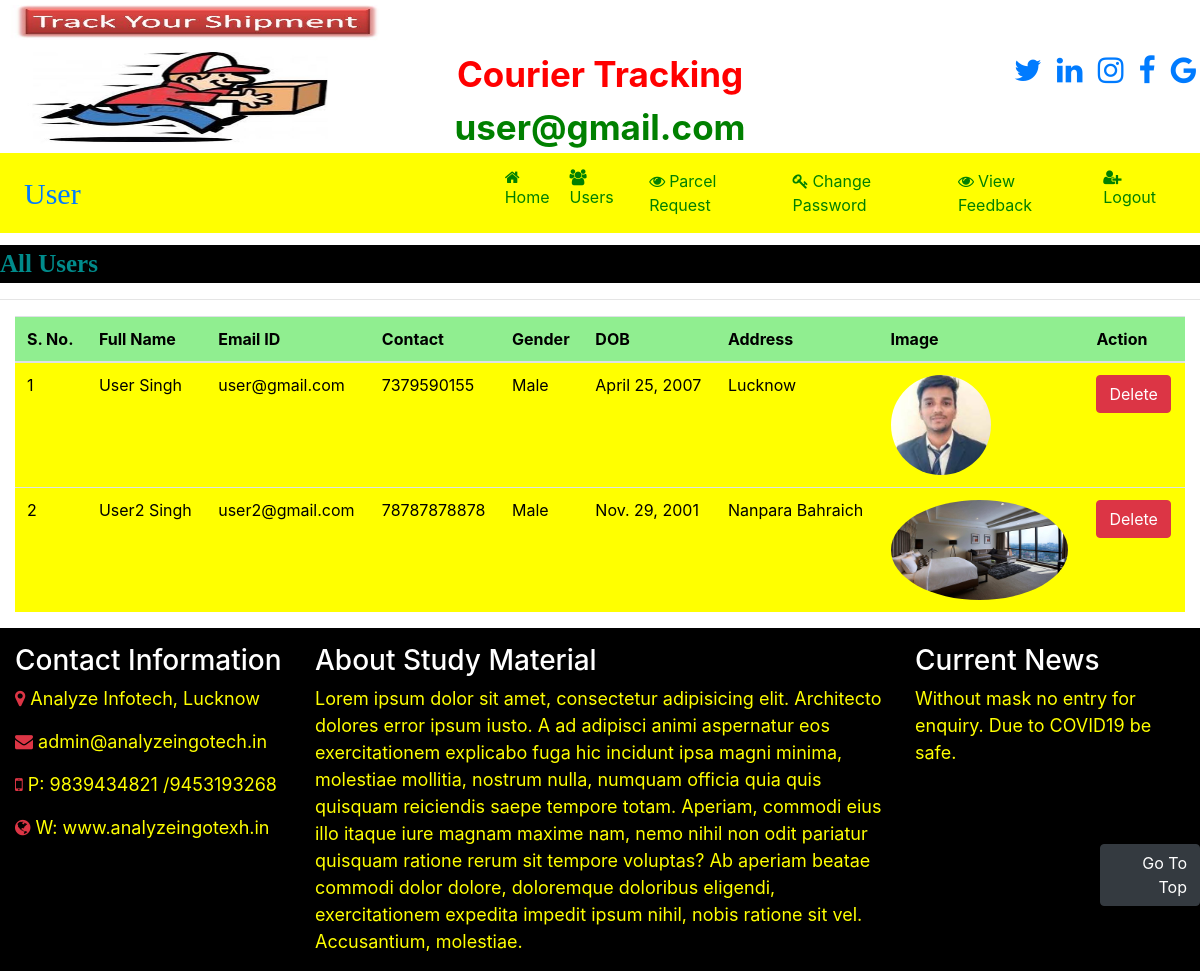
/view_users (signed in), run on the app's committed database.
### courier/models.py (models this page shows, shortened)
class Signup(models.Model):
    user=models.ForeignKey(User,on_delete=models.CASCADE)
    mobile = models.CharField(max_length=20,null=True)
    image = models.FileField(null=True)
    gender = models.CharField(max_length=10,null=True)
    dob = models.DateField()
    address = models.CharField(max_length=50,null=True)

### courier/views.py (the view)
# urls.py: path('view_users',view_users,name='view_users'),
def view_users(request):
    if not request.user.is_authenticated:
        return redirect('admin_login')
    data = Signup.objects.all()
    d = {'data':data}
    return render(request,'view_users.html',d)

### courier/templates/view_users.html
{% include 'admin_navigation.html' %}
{% load static %}
{% block body %}
<marquee behavior="alternate" style="font-family: 'Monotype Corsiva'; font-size:25px; color:darkcyan; background-color:black; font-weight:bold; margin-top:1%">
    All Users
</marquee>
<hr>
<div class="container-fluid">
<table class="table table-hover " id="example">
    <thead>
    <tr style="background-color: lightgreen; color : black">
        <th>S. No.</th>
        <th>Full Name</th>
        <th>Email ID</th>
        <th>Contact</th>
        <th>Gender</th>
        <th>DOB</th>
        <th>Address</th>
        <th>Image</th>
        <th>Action</th>
    </tr>
    </thead>
    <tbody style="background-color:yellow; color: black">
    {% for i in data %}
    <tr>
        <td>{{forloop.counter}}</td>
        <td>{{i.user.first_name}} {{i.user.last_name}}</td>
        <td>{{i.user.username}}</td>
        <td>{{i.mobile}}</td>
        <td>{{i.gender}}</td>
        <td>{{i.dob}}</td>
        <td>{{i.address}}</td>
        <td><img src="{{i.image.url}}" style="100px ; height : 100px ; border-radius:50%"></td>
        <td><a href="{% url 'delete_user' i.user.id %}" class="btn btn-danger" onclick="return confirm('Are you Sure?')">Delete</a> </td>
    </tr>
    {% endfor %}
    </tbody>
</table>
</div>
{% endblock %}
{% include 'footer.html' %}

### courier/templates/admin_navigation.html (shortened to what this page needs)
<html>
<head>
    {% load static %}
  <link rel="stylesheet" href="https://maxcdn.bootstrapcdn.com/bootstrap/4.5.2/css/bootstrap.min.css">
 <link rel="stylesheet" href="https://cdnjs.cloudflare.com/ajax/libs/font-awesome/4.7.0/css/font-awesome.min.css">
</head>
<body>
<div >
    <div class="row">
        <div class="col-sm-3 ">
                  <img src="{% static 'images/cr3.jpg' %}" width="380px" height="150px" title="Courier Tracking">
        </div>
        <div class="col-sm-6 mt-5 text-center">
                  <span style="font-weight: bold; font-size:35px">
                        <span style="color:red">Courier Tracking</span>
                        <span style="color:green">{{request.user}}</span>
                  </span>
        </div>
        <div class="col-sm-3 mt-5" style="padding-left:8%">
            <span style="font-weight:bold ; font-size:30px">
                <span><a href="https://twitter.com/" target="_blank"> <i class="fa fa-twitter pl-2"></i></a></span>
                <span><a href="https://in.linkedin.com/" target="_blank"><i class="fa fa-linkedin pl-2"></i></a></span>
                <span><a href="https://www.instagram.com/" target="_blank"><i class="fa fa-instagram pl-2"></i></a></span>
                <span><a href="https://www.facebook.com/" target="_blank"><i class="fa fa-facebook pl-2"></i></a></span>
                <span><a href="https://www.google.com/" target="_blank"><i class="fa fa-google pl-2"></i></a></span>
            </span>
        </div>
    </div>
</div>
<nav class="navbar navbar-expand-sm" style="background-color:yellow">
    <a class="navbar-brand text-red pl-2 font-weight" style="font-family:'elephant'; font-size:30px">{{request.user.first_name}}</a>
<ul class="navbar-nav">
    <li class="nav-item">
        <a class="nav-link" href="{% url 'admin_home' %}" style="margin-left:400px"><i class="fa fa-home mr-2"></i>Home</a>
    </li>
    <li class="nav-item">
        <a class="nav-link" href="{% url 'view_users' %}"><i class="fa fa-users mr-1"></i>Users</a>
    </li>
    <li class="nav-item">
        <a class="nav-link" href="{% url 'view_parcel_admin' %}"><i class="fa fa-eye mr-1"></i>Parcel Request</a>
    </li>
    <li class="nav-item">
        <a class="nav-link" href="{% url 'change_passwordadmin' %}"><i class="fa fa-key mr-1"></i>Change Password</a>
    </li>
    <li class="nav-item">
        <a class="nav-link" href="{% url 'view_feedback' %}"><i class="fa fa-eye mr-1"></i>View Feedback</a>
    </li>
    <li class="nav-item">
        <a class="nav-link" href="{% url 'Logout' %}"><i class="fa fa-user-plus mr-1"></i>Logout</a>
    </li>
</ul>
</nav>
</body>
</html>

### courier/templates/footer.html (shortened to what this page needs)
{% load static %}
<div class="mt-3" style="background-color: black; width:100% ;min-height:100px;max-height:1000px">
<div class="container-fluid">
    <div class="row">
        <div class="col-md-3 mt-3">
            <h3 class="text-white">Contact Information</h3>
            <p style="color:yellow; font-size: 18px"><i class="fa fa-map-marker text-danger"></i>   Analyze Infotech, Lucknow</p>
            <p style="color:yellow; font-size: 18px"><i class="fa fa-envelope text-danger"></i>   admin@analyzeingotech.in</p>
            <p style="color:yellow; font-size: 18px"><i class="fa fa-mobile text-danger"></i>   P:  9839434821 /9453193268</p>
            <p style="color:yellow; font-size: 18px"><i class="fa fa-globe text-danger"></i>   W:  www.analyzeingotexh.in</p>
        </div>
        <div class="col-md-6 mt-3">
        <h3 class="text-white">About Study Material</h3>
        <p style="color:yellow; font-size:18px"> Lorem ipsum dolor sit amet, consectetur adipisicing elit. Architecto dolores error ipsum iusto. A ad adipisci animi aspernatur eos exercitationem explicabo fuga hic incidunt ipsa magni minima, molestiae mollitia, nostrum nulla, numquam officia quia quis quisquam reiciendis saepe tempore totam. Aperiam, commodi eius illo itaque iure magnam maxime nam, nemo nihil non odit pariatur quisquam ratione rerum sit tempore voluptas? Ab aperiam beatae commodi dolor dolore, doloremque doloribus eligendi, exercitationem expedita impedit ipsum nihil, nobis ratione sit vel. Accusantium, molestiae.</p>
    </div>
    <div class="col-md-3 mt-3">
        <h3 class="text-white">Current News</h3>
        <marquee scrollamount="3" behavior="" direction="up">
        <p style="color:yellow; font-size:18px">Without mask no entry for enquiry. Due to COVID19 be safe.</p>
        </marquee>
        <a href="#top" class="btn btn-dark" style="text-align:right;position:absolute;left:200px;top:200px;">Go To Top</a>
    </div>
    </div>
</div>
</div>

### courier/templates/admin_navigation.html (style rules this page uses)
.nav-link { color:green !important; margin-right: 4px }

### data on the page
Signup: user.first_name "User", user.last_name "Singh", user.username "user@gmail.com", mobile "7379590155", gender "Male", dob "April 25, 2007", address "Lucknow", image (picture)
Signup: user.first_name "User2", user.last_name "Singh", user.username "user2@gmail.com", mobile "78787878878", gender "Male", dob "Nov. 29, 2001", address "Nanpara Bahraich", image (picture)

### other printed values
{{ request.user }} "user@gmail.com"
{{ request.user.first_name }} "User"
